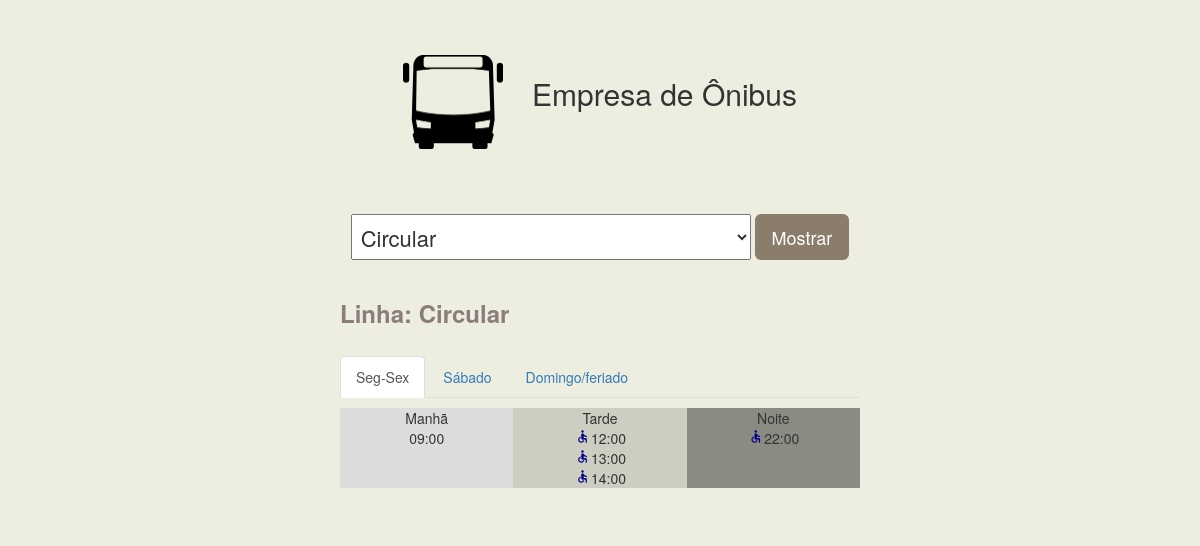
Screenshot of /index.php?linha=4 with the database file from the repository.
### tables this page shows
CREATE TABLE IF NOT EXISTS `tlinha` (
  `CodLin` int(8) NOT NULL AUTO_INCREMENT,
  `AbrLin` varchar(6) DEFAULT NULL,
  `Nome` varchar(100) NOT NULL,
  PRIMARY KEY (`CodLin`)
);

CREATE TABLE IF NOT EXISTS `thorario` (
  `CodHor` int(8) NOT NULL AUTO_INCREMENT,
  `CodLin` int(8) NOT NULL,
  `CodDia` int(8) NOT NULL,
  `Horario` time NOT NULL,
  `Elevador` int(11) NOT NULL DEFAULT '0',
  `Observ` varchar(100) DEFAULT NULL,
  `Terminal` varchar(100) DEFAULT NULL,
  PRIMARY KEY (`CodHor`)
);

### index.php (the view, shortened to what this page needs)
<?php
require("conetion.php");
if(isset($_GET['linha'])){
  $Linha = $_GET ['linha'];
}else{
  $Linha = '';
}
?>
<!DOCTYPE html>
<html lang="pt-br">
<head>
  <link rel="stylesheet" href="https://maxcdn.bootstrapcdn.com/bootstrap/3.3.6/css/bootstrap.min.css">
  <link rel="stylesheet" type="text/css" href="css.css">
</head>
<body>
    <div class="tudo">
        <div class="img">
            <br><br>
            <a href="#">
                <img src="bus.png" alt="Fjords" width="100" height="94"></a>
        <h2 class="nomeempresa">&nbsp;&nbsp;&nbsp;Empresa de Ônibus</h2>
        </div>
      <div class="all">
    <form method="get" action="index.php">
      <div class="select-linhas">
        <select name="linha">
            <?php
            $resultado = mysqli_query($con,"SELECT CodLin,AbrLin,Nome FROM tlinha order by Nome;");
            while ($linha = mysqli_fetch_array($resultado)){
              $CodLin = $linha["CodLin"];
              $Nome = $linha["Nome"];
            ?>
          <option value="<?php echo "$CodLin"; ?>"><?php echo "$Nome"; ?></option>
          <?php } ?>
        </select>
          <button type="submit" class="btn btn-lg btn-defalt">Mostrar</button>
      </div>
    </form>
          <br>
    <h3 class="textos">
    <?php
      $resultado = mysqli_query($con,"SELECT Nome FROM tlinha where CodLin = '$Linha';");
      while ($linha = mysqli_fetch_array($resultado)){
        $NomeLinha = $linha["Nome"];
        echo "Linha: ";
        echo "$NomeLinha";
      }
    ?>
    </h3>
    <br>
    <?php
    if(strcmp($Linha,'') == 0){
      echo "$linha";
    }else{
    ?>
    <div class="dias">
    <ul class="nav nav-tabs">
        <li class="active">
            <a data-toggle="tab" href="#home">Seg-Sex</a>
        </li>
         <li>
             <a data-toggle="tab" href="#menu1">Sábado</a>
        </li>
         <li>
             <a data-toggle="tab" href="#menu2">Domingo/feriado</a>
        </li>
    </ul>
            <?php
              $manha = "04:00";
              $Ameio = "11:59";
              $meio = "12:00";
              $Atarde = "17:59";
              $tarde = "18:00";
              $noite = "23:59";
            ?>
    <div class="tab-content">
      <div id="home" class="tab-pane fade in active">
          <div class="box" id="chkbox1">
          <div class="turnos">
            <div class="manha">
              <?php
                $resultado = mysqli_query($con,"SELECT * FROM thorario WHERE CodLin = '$Linha' AND CodDia = 1 AND Horario BETWEEN '$manha' AND '$Ameio' order by Horario;");
                while ($linha = mysqli_fetch_array($resultado)){
                  $Horario = $linha["Horario"];
                  $Horario = date('H:i',strtotime($Horario));
                  echo "$Horario<br>";
                }
              ?>
            </div>
            <div class="tarde">
              <?php
                $resultado = mysqli_query($con,"SELECT * FROM thorario WHERE CodLin = '$Linha' AND CodDia = 1 AND Horario BETWEEN '$meio' AND '$Atarde' order by Horario;");
                while ($linha = mysqli_fetch_array($resultado)){
                  $Horario = $linha["Horario"];
                  $Horario = date('H:i',strtotime($Horario));
                  echo "<i class=\"material-icons\">accessible</i>$Horario<br>";
                }
              ?>
            </div>
            <div class="noite">
              <?php
                $resultado = mysqli_query($con,"SELECT * FROM thorario WHERE CodLin = '$Linha' AND CodDia = 1 AND Horario BETWEEN '$tarde' AND '$noite' order by Horario;");
                while ($linha = mysqli_fetch_array($resultado)){
                  $Horario = $linha["Horario"];
                  $Horario = date('H:i',strtotime($Horario));
                  echo "<i class=\"material-icons\">accessible</i>$Horario<br>";
                }
              ?>
            </div>
          </div>
        </div>
      </div>
    </div>
    </div>
  </div>
  <div class="rodape">
  </div>
</div>
<?php
}
?>
</body>
</html>

### css.css (style rules this page uses)
div.tudo { background: #EEEEE0; text-align: center; }
html { background: #EEEEE0; overflow-y: scroll; }
div.img { text-align: center; background: #EEEEE0; margin: 15px; }
h2 { display: inline-block; }
div.all { background: #EEEEE0; padding-top: 50px; width: 520px; display: table; margin: 0 auto; }
h2 { text-align: center; }
div.select-linhas select { height: 46px; vertical-align: middle; font-size: 22px; width: 400px; padding-left: 5px; }
div.select-linhas button { color: white; background: #8B7D6B; }
div.dias { width: 100%; text-align: left; }
div.horario i, div.turnos i { font-size: 15px; color: darkblue; margin: 0 1px; }
div.box { text-align: center; width: 100%; margin-top: 10px; }
div.turnos { width: 100%; display: inline-flex; }
div.manha { background-color: #DCDCDC; }
div.tarde { background-color: #CDCDC1; }
div.noite { background-color: #8B8B83; }
div.manha, div.tarde, div.noite { width: 33.333%; display: block; }
div.manha::before { content: "Manhã\A"; white-space: pre; }
div.tarde::before { content: "Tarde\A"; white-space: pre; }
.textos { text-align: left; font-weight: bold; color: #8B7D7B; }
div.noite::before { content: 'Noite\A'; white-space: pre; }
div.rodape { height: 30px; }

### rows the page displays
tlinha: Nome "Circular"
thorario: Horario "09:00"
thorario: Horario "12:00"
thorario: Horario "13:00"
thorario: Horario "14:00"
thorario: Horario "22:00"

### other values shown
form field linha "Circular"
